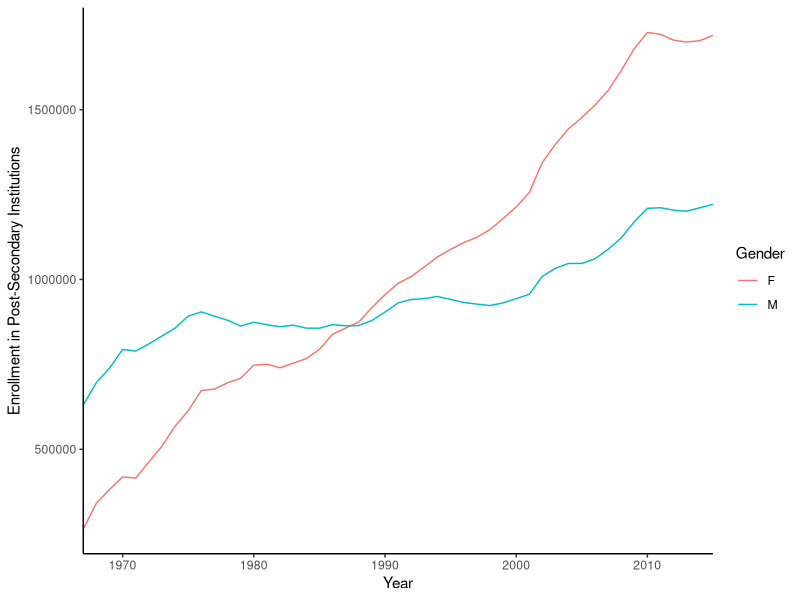
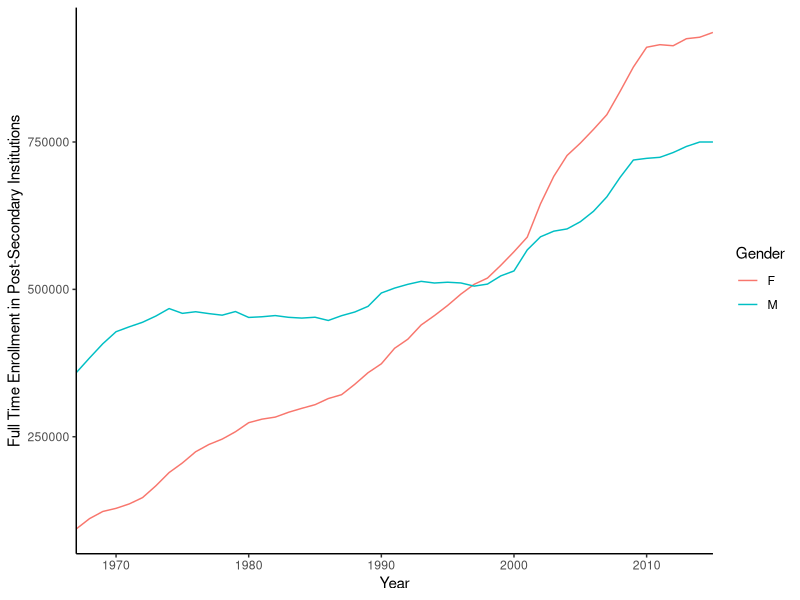
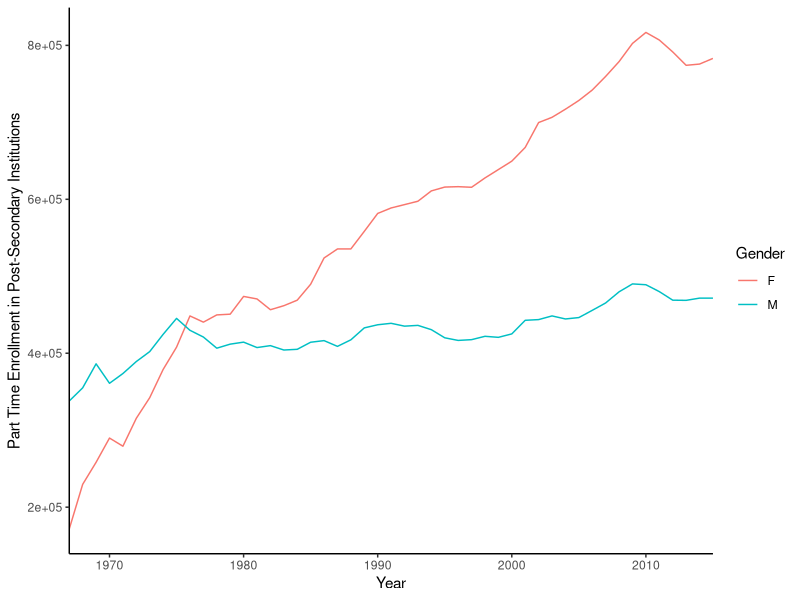
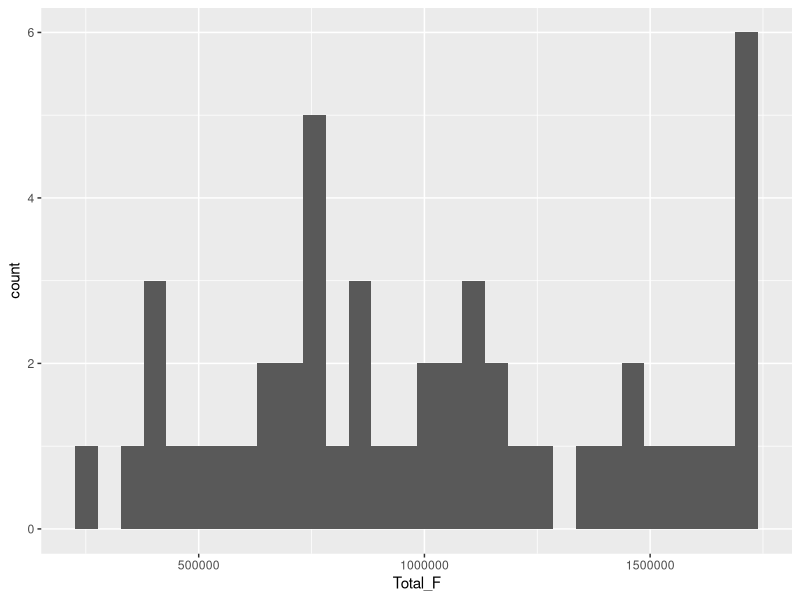
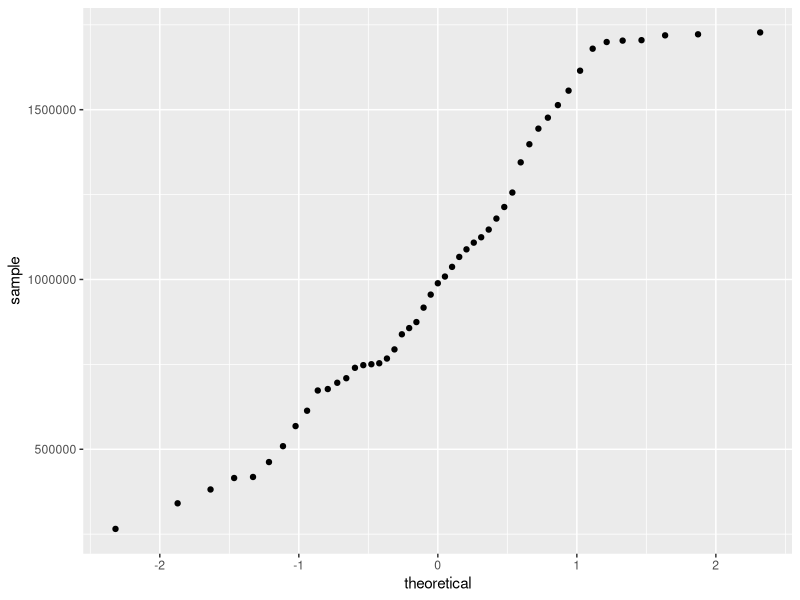
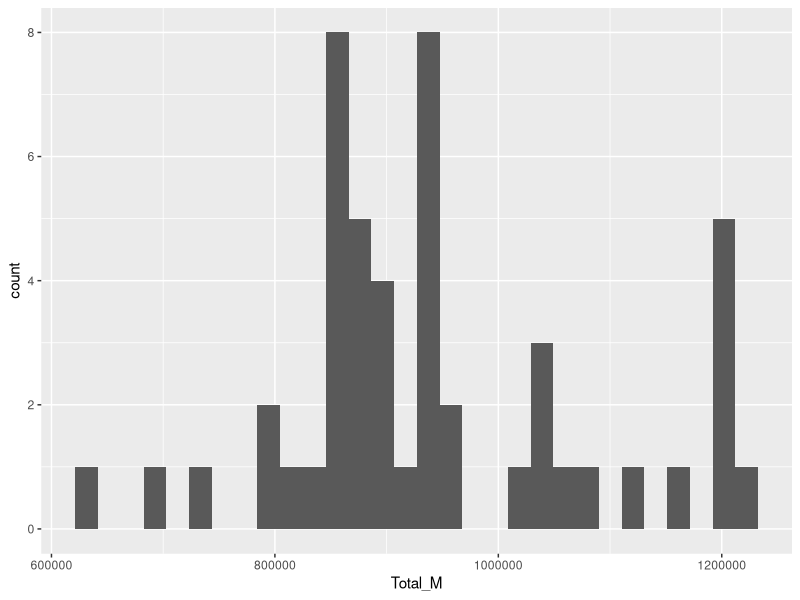
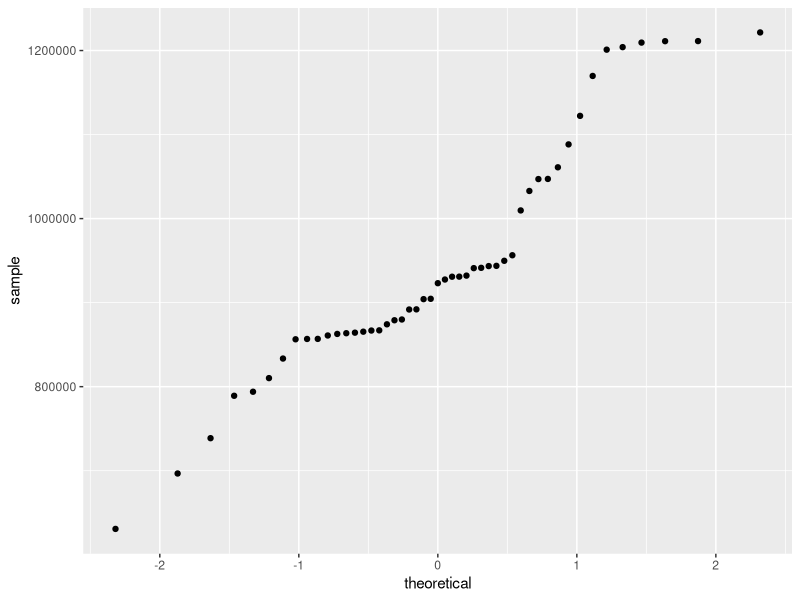
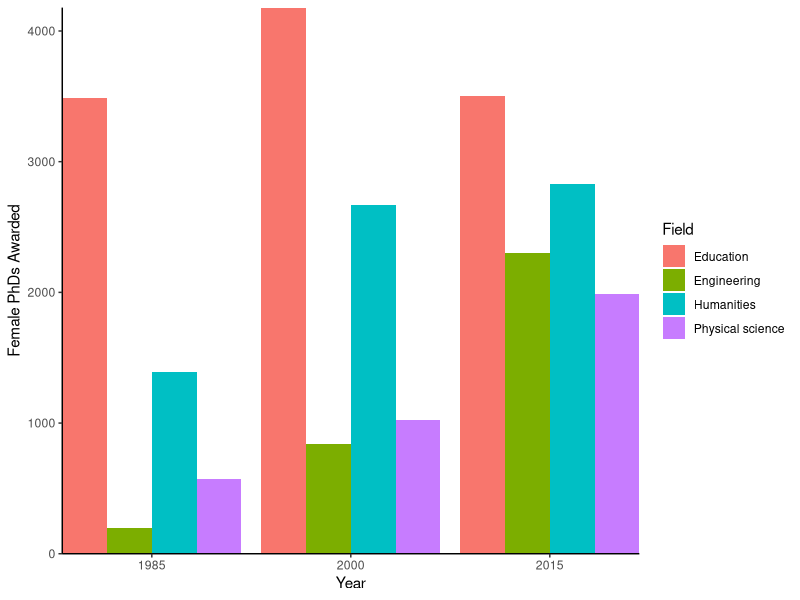

R code for these plots, in order: (Note: this script raises an error after producing the figures.)
## ---- chunk 1
knitr::opts_chunk$set(echo = TRUE)
library(tidyverse)
library(car)



faculty <- read_csv("Faculty_salary_data_cleaned.csv")
grad <- read_csv("Grad_enrollment_cleaned.csv")
grad2 <- read_csv("Grad_enroll_clean2.csv")
median <- read_csv("Median_salary_cleaned.csv")
phd_fields <- read_csv("F_PhD_Fields.csv")
phd_tidy <- read_csv("PhD_tidy.csv")
phd_chi <-read_csv("Field_chisquared.csv")

## ---- chunk 2
# Exploratory line graphs

###########################This is what the assingment asks for##############################################
# total enrollment males vs females
total_enrol <- grad2 %>% 
  ggplot(aes(x = Year, y = Total)) +
  geom_line(aes(color = Gender)) +
  theme_classic() +
  labs(
    x = "Year",
    y = "Enrollment in Post-Secondary Institutions"
  ) +
  scale_x_continuous(expand=c(0,0))

total_enrol
##################################################################################

# Below are extra graphs if we want
# full time enrollment men vs women
full_time <- grad2 %>% 
  ggplot(aes(x = Year, y = Full_time)) +
  geom_line(aes(color = Gender)) +
  theme_classic() +
  labs(
    x = "Year",
    y = "Full Time Enrollment in Post-Secondary Institutions"
  ) +
  scale_x_continuous(expand=c(0,0))

full_time

# part time enrollment men vs women 

part_time <- grad2 %>% 
  ggplot(aes(x = Year, y = Part_time)) +
  geom_line(aes(color = Gender)) +
  theme_classic() +
  labs(
    x = "Year",
    y = "Part Time Enrollment in Post-Secondary Institutions"
  ) +
  scale_x_continuous(expand=c(0,0))

part_time


## ---- chunk 3
# Normality tests

Ftotal_hist <- grad %>% 
  ggplot(aes(x = Total_F)) +
  geom_histogram()

Ftotal_hist
 
Ftotal_qq <- grad %>% 
  ggplot(aes(sample = Total_F)) +
  geom_qq()

Ftotal_qq
   
  
Mtotal_hist <- grad %>% 
  ggplot(aes(x = Total_M)) +
  geom_histogram()

Mtotal_hist
 
Mtotal_qq <- grad %>% 
  ggplot(aes(sample = Total_M)) +
  geom_qq()

Mtotal_qq

## ---- chunk 4

# exploratory column graph

phd_shifts <- phd_tidy %>% 
  filter(Field == "Physical science" | Field == "Engineering" | Field == "Education" | Field == "Humanities", Sex    == "F") %>% 
  ggplot(aes(x = Year, y = Number)) +
  geom_col(aes(fill = Field), position = "dodge") +
  scale_x_continuous(expand=c(0,0), breaks = seq(1985,2015, by=15)) +
  scale_y_continuous(expand=c(0,0)) +
  theme_classic() +
  labs(
    x = "Year",
    y = "Female PhDs Awarded"
  )

phd_shifts

#chi squared test on female "is there a sigificant difference in females receiving doctoral degrees in each field in 1985, 2000 and 2015?"

#Ho - there is no association between year and number of women in each field 
#Ha - there IS an association between year and number of women in each field 


phd_chi2 <- phd_chi %>% 
  select(-Year) %>%
  filter(physical != "NA")

row.names(phd_chi2) <- c("1985","2000","2015")

#Perform chi-square 

phd_x2test <- chisq.test(phd_chi2) 

phd_x2test

#we reject the null hypothesis beacuse the p-value is < .001. The field in which women receive their doctoral degrees differs significantly between 1985, 2000 and 2015. There is a significant association between year and number of docotoral degrees awarded to women in each field. 


#next: make a table 

## ---- chunk 5
# Comparing medians use Mann-Whitney U.

################## Compare median salaries for post-doc positions ################

#First test for equal variance

# Mann-Whitney U

# Cliffs Delta (effect size)

# Actual difference in medians 

emp_male_median <- median(median$`Emp M`)
emp_female_median <- median(median$`Emp F`)
emp_male_median - emp_female_median
# median male = 75167
# median female = 71750
# difference male - female = 3417

################### compare median salaries for non-postdoc positions ###############

# Explotory histogram - male median salaries 
# bins
k <- 2*((NROW(na.omit(median$`PS M`)))^(1/3))

psmale_hist <- ggplot(median, aes(x = `PS M`)) +
  geom_histogram(bins = k) +
  theme_classic() +
  scale_x_continuous(expand = c(0,0)) +
  scale_y_continuous (expand = c(0,0))
psmale_hist

# normal - more evenly spread 

# Exploratory QQ - male median salary 

psmale_qq <- ggplot(median, aes(sample = `PS M`)) +
  geom_qq() 
psmale_qq

# overall normal, a few more abnormal points between theoretical 0 and 1 

# histogram - female median salary
#bins
k <- 2*((NROW(na.omit(median$`PS F`)))^(1/3))

psfemale_hist <- ggplot(median, aes(x = `PS F`)) +
  geom_histogram(bins = k) +
  theme_classic() +
  scale_x_continuous(expand = c(0,0)) +
  scale_y_continuous (expand = c(0,0))
psfemale_hist

# relatively normal  

# Exploratory QQ - female median salary 

psfemale_qq <- ggplot(median, aes(sample = `PS F`)) +
  geom_qq() 
psfemale_qq

# overall relatively normal

# Mann-Whitney U

# HO: Ranks are equal (medians are equal)
# HA: Ranks are NOT equal

ps_mwu <- wilcox.test(median$`PS M`, median$`PS F`)
ps_mwu

# W = 117 p-value = 0.8671 (NOT significant)

# Cliffs Delta (effect size)

ps_cliff <- cliff.delta(median$`PS M`, median$`PS F`)
ps_cliff
# Cliff delta = 0.04 (negligible)

# Actual difference in medians 

ps_male_median <- median(median$`PS M`)
ps_female_median <- median(median$`PS F`)
ps_male_median - ps_female_median
# median male = 48000
# median female = 45000
# difference male - female = 3000

############################# Box & Whisker plot Emp #################################
emp_median <- median_box %>% 
  filter(type == "emp")

empmedian_box <- ggplot(emp_median, aes(x = sex, y = salary)) +
  geom_boxplot()+
  theme(panel.grid.major = element_blank(), panel.grid.minor = element_blank(),
        panel.background = element_blank(), axis.line = element_line(colour = "black"),text = element_text(family = "Arial"))+
  xlab("Sex")+
  ylab("Median Salary") +
  ggtitle("Median Salary by Sex for Employment") +
  theme(plot.title = element_text(hjust = 0.5)) +
  scale_x_discrete(breaks = c("female","male"), labels = c("Female", "Male"))
  
empmedian_box

########################### Box & Whisker plot Postdoc ###############################
ps_median <- median_box %>% 
  filter(type == "ps")

psmedian_box <- ggplot(ps_median, aes(x = sex, y = salary)) +
  geom_boxplot()+
  theme(panel.grid.major = element_blank(), panel.grid.minor = element_blank(),
        panel.background = element_blank(), axis.line = element_line(colour = "black"),text = element_text(family = "Arial"))+
  xlab("Sex")+
  ylab("Median Salary") +
  ggtitle("Median Salary by Sex for Postdoctoral Employment") +
  theme(plot.title = element_text(hjust = 0.5)) +
  scale_x_discrete(breaks = c("female","male"), labels = c("Female", "Male"))
  
psmedian_box
## ---- chunk 6

# tests on the data

# correlation years since phd and years faculty service
yrs_plot <- faculty %>% 
  ggplot(aes(x = Yrs_Since_PhD, y = Yrs_Faculty_Service)) +
  geom_point(aes(color = Sex), alpha = 0.5)

yrs_plot

#correlation years faculty service vs salary

service_plot <- faculty %>% 
  ggplot(aes(x = Yrs_Faculty_Service, y = Salary)) +
  geom_point(aes(color = Sex), alpha = 0.5)

service_plot

#correlation years faculty service v salary 

salary_yrs_plot <- faculty %>% 
  ggplot(aes(x = Yrs_Since_PhD, y = Salary)) +
  geom_point(aes(color = Sex), alpha = 0.5)

salary_yrs_plot

# change reference levles

# Rank: reference level = profesor
faculty$Rank <- factor(faculty$Rank)
faculty$Rank <- fct_relevel(faculty$Rank, "Prof")

# aggregate model 
salary_lm1 <- lm(Salary ~ Rank + Yrs_Since_PhD + Yrs_Faculty_Service + Sex + Discipline, data = faculty)

vif(salary_lm1)
# yrs since phd = 7
# yrs faculty service = 5.9
# everything else less than 4

# summarized model

salary_lm2 <- lm(Salary ~ Rank + Yrs_Faculty_Service + Sex + Discipline, data = faculty)

#vif test on lm2

vif(salary_lm2)

#AIC on both models 

AIC(salary_lm1)
AIC(salary_lm2)

#lm1 has a lower AIC, but our judegement tells us lm2 is probably better 
